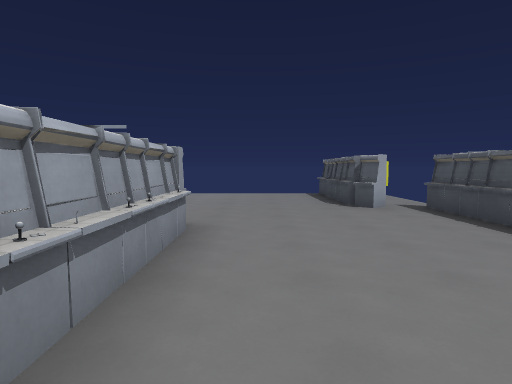
[1] (above)

12 first-person views from a walk through a 3-D level made in the Godot game engine. The camera is 1.5 m above the floor, tilts 4° down and sees 75° across. Doors that lead somewhere are drawn open, without their leaves. The floor is counted in squares, 2 m on a side. Each view is taken from the middle of a square. On the plan, view 1 faces up. The plan holds only what a view shows up to about 11 squares ahead; the rest is blank. Characters and animated objects are not drawn. Surface patterns are stand-ins for the level's own textures.

[2]
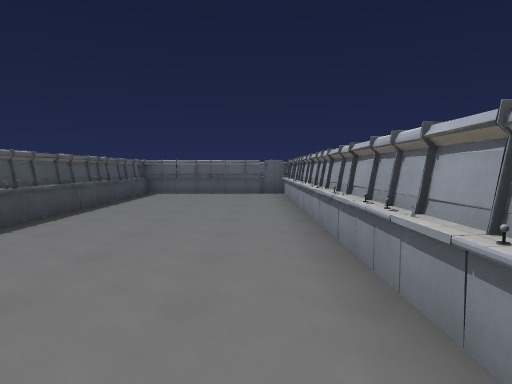

[3]
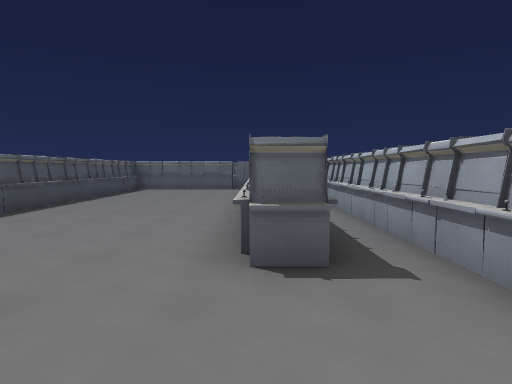

[4]
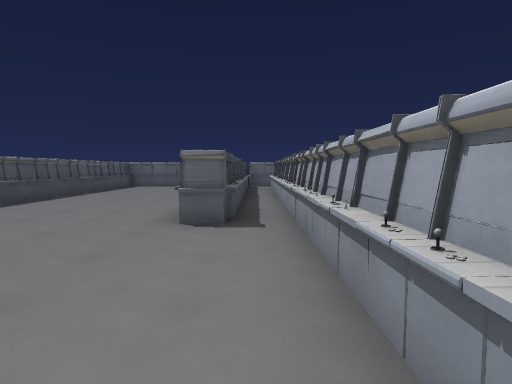

[5]
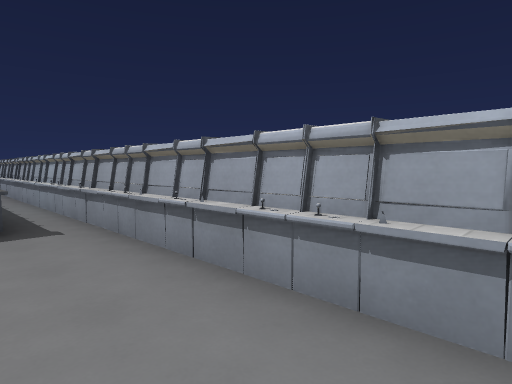

[6]
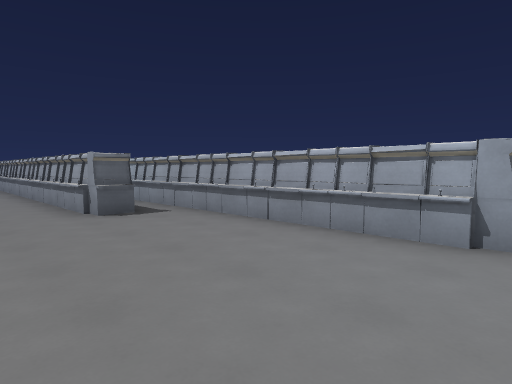

[7]
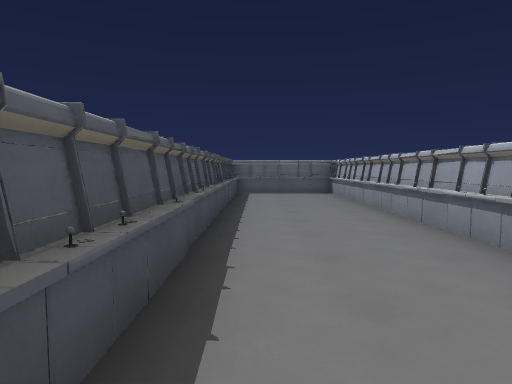

[8]
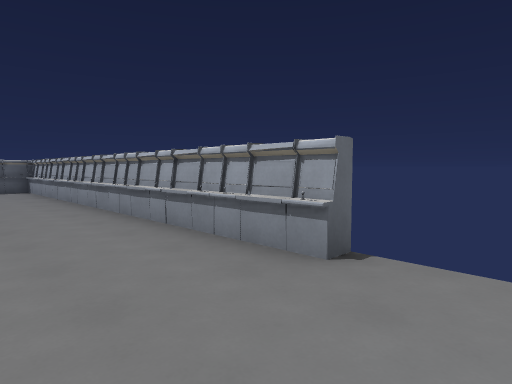

[9]
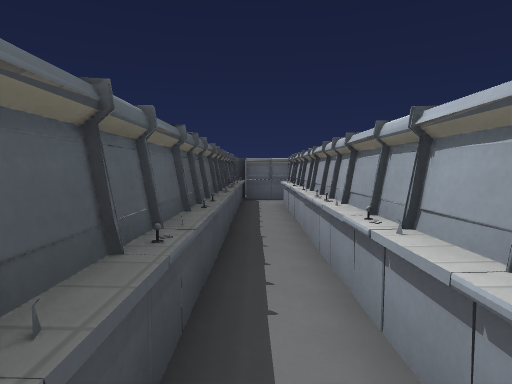

[10]
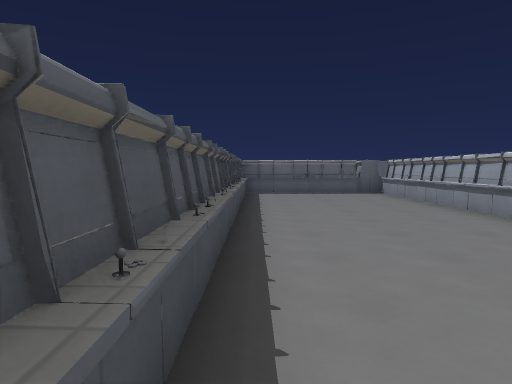

[11]
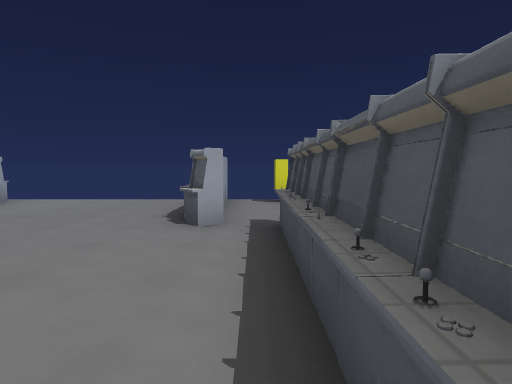

[12]
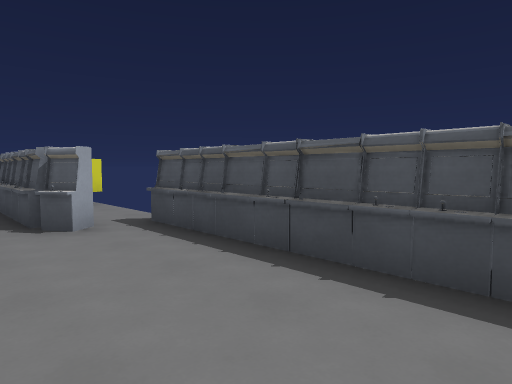

### Floor plan
Points are (right, up) in squares from view 1. A wall is a line through its corners. A room is listed if a view was taken in it or the views show most of it. See-through windows are left out.
Room 1 (views 1, 2, 3, 4, 5, 6, 9, 10, 11, 12)
walls: (-1.1, 2.6) (-1, 1.4); (-1.1, 3.1) (-0.8, 2.7); (3.5, 2.3) (3.2, 2.7); (3.5, 2.7) (3.3, 3.1); (3.6, 1.8) (3.4, 3.3); (-1.4, 0.8) (-1.5, 2.1); (-1.5, 0.9) (-1.5, 4.5); (-1, 3.9) (-1.1, 2.5); (3.6, 3.3) (3.4, 3.7) (3.5, 5.1); (-1.1, 4.2) (-0.9, 2.3); (3.5, 3.9) (3.4, 4.5); (-1, 4.5) (-1, -5.4) (3.5, -5.4); (-1.5, 4.3) (-0.8, 4.3); (-2.6, 2.7) (-2.7, 1.5) (-2.5, 1.1); (-2.8, 1.2) (-2.9, 0.4); (-1.7, -1) (-1.7, 2.7); (2.4, 6.4) (2.1, 6.8); (2.6, 6.6) (2.2, 6.3); (2.2, 6.9) (1.9, 6.9) (1.9, 10.2); (-2.6, 5.7) (-2.9, 3.6); (-1.5, -4.1) (-1.5, 0.7); (-2.6, -3.7) (-2.6, -4.2); (-2.7, 8.2) (-2.8, 7.2); (-2.7, 8.3) (-2.6, 7.6); (0.2, -5.4) (1.4, -5.5); (-0.1, -5.4) (0.4, -5.4); (3.5, -5.2) (3.5, 6.5); (-2.8, 9.3) (-2.8, -1.1); (-2.8, -5.4) (-1.7, -5.4); (-2.8, 9.5) (-2.7, 8.8); (-2.6, 9.6) (-2.6, -3.6)
low walls: (-1.5, 4.5) (-0.8, 4.5) (-0.9, -4.8); (2.2, 6.3) (1.9, 6.7); (-2.8, 5.6) (-2.5, 5.2); (3.3, -4) (3.3, 6.5); (1.7, -5.2) (2.5, -5.2); (2.9, -5.2) (3.5, -5.2); (-2.8, -5.2) (-1.8, -5.2)
ways out: open door at (-1.5, 10) to room 2; opening at (-2, -5); opening at (3, 7); gap at (2, 10)
Room 2 (views 7, 8)
walls: (-6.4, 4.6) (-6.5, 3); (-3.1, 4.5) (-3.3, 6); (-3.4, 0.8) (-3.4, 6.3); (-6.4, 7.5) (-6.6, 6.4); (-6.5, 7.5) (-6.3, 6); (-6.5, 7.5) (-6.5, -3.5) (-3.8, -3.6); (-3.3, -1.6) (-3.2, 6.1); (-6.5, -3.3) (-3.5, -3.3); (-6.5, -3.6) (-3.2, -3.5)
low walls: (-6.3, 2) (-6.3, 1.1); (-6.3, 6.5) (-6.3, 5.7); (-6.3, 0.5) (-6.3, -0.1); (-6.3, 7.5) (-6.3, 7); (-6.3, -0.6) (-6.3, -1.3); (-6.3, -2.1) (-6.3, -2.8)
ways out: open door at (-1.5, 10) to room 1

Positions as (right, up) in squares from view 1, and headings:
1: (0, 0), facing up
2: (0, 5), facing down
3: (-1, 7), facing down
4: (-2, 9), facing down
5: (-1, 9), facing down-left
6: (1, 10), facing down-left
7: (-4, 7), facing down
8: (-4, 9), facing down-left
9: (-2, 3), facing down
10: (3, 5), facing down
11: (3, 2), facing up
12: (1, 2), facing up-right
